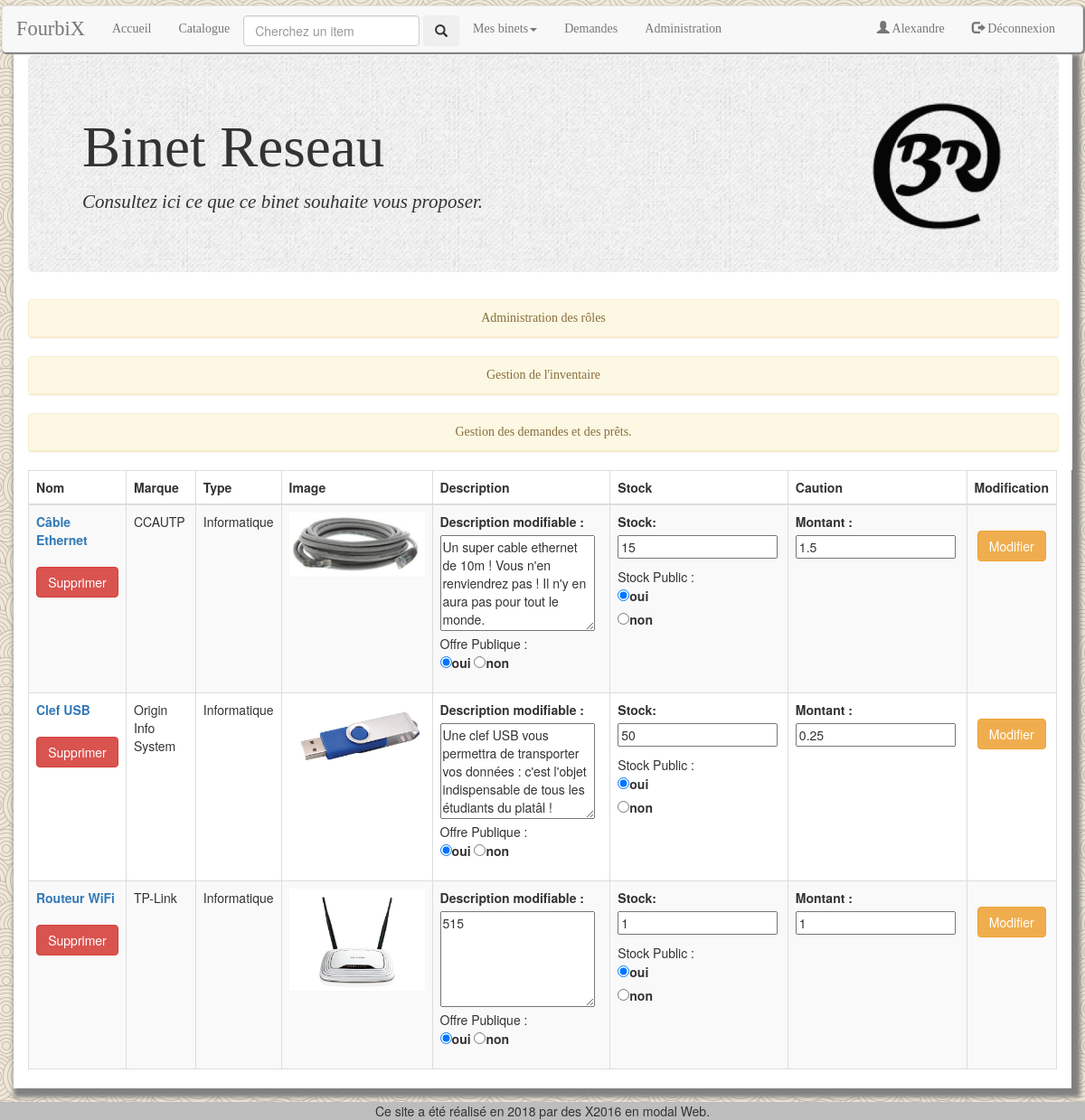
The app's page /index.php?page=binet&pageBinet=Binet Reseau (signed in) with its own data.
### tables this page shows
CREATE TABLE `utilisateurs` (
  `prenom` varchar(64) NOT NULL,
  `nom` varchar(64) NOT NULL,
  `formation` varchar(64) NOT NULL,
  `email` varchar(128) NOT NULL,
  `login` varchar(64) NOT NULL,
  `password` varchar(40) NOT NULL,
  `naissance` date NOT NULL COMMENT 'Pour savoir si la personne est majeure.'
);

CREATE TABLE `items` (
  `id` int(11) NOT NULL,
  `nom` varchar(128) NOT NULL,
  `marque` varchar(128) DEFAULT NULL,
  `type` varchar(64) DEFAULT NULL,
  `binet` varchar(64) NOT NULL,
  `quantite` int(11) NOT NULL,
  `description` text NOT NULL,
  `image` varchar(128) DEFAULT NULL,
  `offre` tinyint(1) NOT NULL DEFAULT '1',
  `isstockpublic` tinyint(1) NOT NULL DEFAULT '1',
  `caution` float NOT NULL DEFAULT '0'
);

### class/Utilisateur.php (called while the page is built, shortened)
<?php
class Utilisateur {
    public static function getUtilisateur($dbh, $login) {
        $query = "SELECT * FROM `utilisateurs` WHERE `login` = ?;";
        $sth = $dbh->prepare($query);
        $sth->setFetchMode(PDO::FETCH_CLASS, 'Utilisateur');
        $sth->execute(array($login));
        $user = $sth->fetch();
        return $user;
    }
    public static function isAdmin($dbh, $login){
        $query="SELECT `login` FROM `utilisateurs` WHERE `login` IN (SELECT `utilisateur` FROM `membres` WHERE `membres`.`role`='admin' AND `membres`.`binet`='Administrateurs') AND `login`=?;";
        $sth=$dbh->prepare($query);
        $sth->execute(array($login));
        return $sth->rowCount()==1;
    }
    public static function isAdminBinet($dbh, $login, $binet){
        $query="SELECT `login` FROM `utilisateurs` WHERE `login` IN (SELECT `utilisateur` FROM `membres` WHERE `membres`.`role`='admin' AND `membres`.`binet`=?) AND `login`=?;";
        $sth=$dbh->prepare($query);
        $sth->execute(array($binet, $login));
        return $sth->rowCount()==1;
    }
}

### class/Binet.php (called while the page is built, shortened)
<?php
class Binet{
    public static function doesBinetExist($dbh, $nom){
        $query="SELECT * FROM `binets` WHERE `nom`=?";
        $sth=$dbh->prepare($query);
        $sth->execute(array($nom));
        return $sth->rowCount()==1;
    }
}

### contents/binet.php (the view, shortened to what this page needs)
<?php
function printHeaderPage($binet){
    echo <<< CHAINE_DE_FIN
    <div class="container">
    <div class="jumbotron">
            <img src='images/binets/$binet-logo.png' alt='$binet-logo.png' class='pageLogo'>
            <h1>$binet</h1>
        <p>Consultez ici ce que ce binet souhaite vous proposer.</p>
    </div>
</div>
CHAINE_DE_FIN;
}
function printAdministration($dbh, $binet){
if (isset($_POST["loginRoleBinetAdd"])) $loginRole=$_POST["loginRoleBinetAdd"];
else $loginRole="''";
    echo <<< CHAINE_DE_FIN
    <div class="container">
<div class="panel panel-warning">
            <div class="panel-heading toBeClicked0 isClickable" style="text-align:center">Administration des rôles</div>
            <div class="panel-body toBeToggled0">
    <div class='row '>
        <div class='col-md-6 gris'>
            <div class="panel panel-success">
            <div class="panel-heading center">Ajouter un rôle</div>
            <div class="panel-body">
                <form action=index.php?page=binet method=post>
 <p>
  <label for="loginRole">login : </label>
  <input id="loginRole" type=text name=loginRoleBinetAdd value=$loginRole required>
    <input type="hidden" name="pageBinet" value="$binet">
 </p>
 <p>
     <label for="role">Role : </label>
      <select id="role" name=role class="form-control">
CHAINE_DE_FIN;
echo <<< CHAINE_DE_FIN
    </select>
 </p>
 <input type=submit class="btn btn-success" value="Ajouter le rôle">
 </form>
</div></div></div>
CHAINE_DE_FIN;
echo<<< CHAINE_DE_FIN
    <div class='col-md-6 gris'>
            <div class="panel panel-danger">
            <div class="panel-heading center">Retirer un rôle</div>
            <div class="panel-body">
<table class="table table-striped table-bordered sortable" style="table-layout:fixed">
        <thead class="thead-dark">
            <th scope="col">login</th>
            <th scope="col">role</th>
            <th scope="col">delete ?</th>
        </thead>
        <tbody>
CHAINE_DE_FIN;
echo "</tbody></table>";
echo"</div></div></div></div></div></div></div>";
}
function printTableItems($dbh, $isManager, $binet){
     echo <<< CHAINE_DE_FIN
    <div class="container-fluid">
    <table class="table table-striped table-bordered sortable">
        <thead class="thead-dark">
            <th scope="col" >Nom</th>
            <th scope="col" >Marque</th>
            <th scope="col" >Type</th>
            <th scope="col" >Image</th>
            <th scope="col" >Description</th>
            <th scope="col" >Stock</th>
            <th scope="col" >Caution</th>
CHAINE_DE_FIN;
     if($isManager){
     echo "<th scope='col' > Modification </th>";
     }
     echo <<< CHAINE_DE_FIN
        </thead>
        <tbody>
CHAINE_DE_FIN;
     echo printItems($dbh, $isManager, $binet);
    echo "</tbody>"
    .    "</table>"
    ."</div>";
}
function printItems($dbh, $isManager, $binet){
    $query="SELECT * FROM items WHERE binet = ?";
    $sth = $dbh->prepare($query);
    $sth->setFetchMode(PDO::FETCH_CLASS, 'Item');
    $sth->execute(array($binet));
    while ($resultat = $sth->fetch()){
        $itemUpdateID=$resultat->id;
        if ($resultat->offre || $isManager){
        echo"<tr><th scope='row'><a href='index.php?page=item&id={$resultat->id}'>";
        echo htmlspecialchars($resultat->nom);
        echo "</a>";
        if ($isManager){
            echo <<< CHAINE_DE_FIN
        <form action='index.php?page=binet&pageBinet=$binet' method=post>
                <br/><p style="text-align:center"><input type='hidden' name='pageBinet' value='$binet'>
                <input type='hidden' name='itemUpdateID' value='$itemUpdateID'>
                <input type='hidden' name='toDelete' value='true'>
                <input type=submit class="btn btn-danger" value="Supprimer" onclick="return confirm('Confirmer la suppression.');"></p>
            </form>
CHAINE_DE_FIN;
        }
        echo "</th>";
        if($isManager){
            echo "<form action='index.php?page=binet&pageBinet=$binet' method=post><input type='hidden' name='pageBinet' value='$binet'><input type='hidden' name='itemUpdateID' value='$itemUpdateID'>";
        }
        echo "<td>";
        echo htmlspecialchars($resultat->marque);
        echo "</td><td>";
        echo htmlspecialchars($resultat->type);
        echo "</td><td>";
            echo "<img src=images/items/";
            echo htmlspecialchars($resultat->image);
            echo " alt='";
            echo htmlspecialchars($resultat->image);
            if ($isManager){
                echo "' class='image-item-Manager'/>";
            }else{
                echo "' class='image-item-search'/>";
            }
        echo "</td><td class='description-search'>";
        if ($isManager){
            $description= htmlspecialchars($resultat->description);
            echo "<label for='description'>Description modifiable : </label><textarea name='description' rows='5'/>$description</textarea>";
        } else{
        echo htmlspecialchars($resultat->description);
        }
        if ($isManager){
            echo <<< CHAINE_DE_FIN
            <p> Offre Publique :<br/>
            <input type="radio" value='oui' name=isOfferPublic id="OfferPublic" checked><label for="OfferPublic">oui</label>
            <input type="radio" value='non' name=isOfferPublic id="OfferPrive"><label for="OfferPrive">non</label>
            </p>
CHAINE_DE_FIN;
        }
        echo "</td><td>";
        if (!$isManager){
        if ($resultat->isstockpublic){
            echo htmlspecialchars($resultat->quantite);
        } else {
            echo "Non renseigné";
        }
        } else{
            $stockNumber=$resultat->quantite;
            echo <<<CHAINE_DE_FIN
            <p>
                <label for="stockQuantity">Stock:</label>
                <input type=number value=$stockNumber step='any' name=stockQuantity id="stockQuantity">
            </p>
            <p>Stock Public :<br/>
            <input type="radio" value='oui' name=isStockPublic id="StockPublic" checked><label for="StockPublic">oui</label><br/>
            <input type="radio" value='non' name=isStockPublic id="StockPrive"><label for="StockPrive">non</label>
            </p>
CHAINE_DE_FIN;
        }
        echo "</td><td>";
        if (!$isManager){
        if (strlen($resultat->caution)>0){
            echo htmlspecialchars($resultat->caution);
            echo " &euro;";
        }else {
            echo "Non renseigné ou sans caution.";
        }
        } else{
            $caution=htmlspecialchars($resultat->caution);
            echo <<< CHAINE_DE_FIN
            <label for="caution">Montant :</label>
            <input type=number value=$caution step='0.01' name=caution id="caution" min='0'>
CHAINE_DE_FIN;
        }
        echo "</td>";
        if ($isManager){
            echo <<< CHAINE_DE_FIN
        <td>
            <br/>
            <p style="text-align:center"><input type=submit class="btn btn-warning" value="Modifier"></p>
        </td>
            </tr>
                </form>
CHAINE_DE_FIN;
        } else{
            echo "</tr>";
        };
        }
    }
}
function printGestionItemsForm($dbh, $binet){
    echo <<< CHAINE_DE_FIN
    <div class="container">
<div class="panel panel-warning">
            <div class="panel-heading toBeClicked1 isClickable" data-toggle="collapse" data-target="#demande-form" style="text-align:center">Gestion de l'inventaire</div>
            <div class="panel-body toBeToggled1">
    <div class='row'>
CHAINE_DE_FIN;
    echo <<< CHAINE_DE_FIN
    </div></div></div></div>
CHAINE_DE_FIN;
}
function printGestionDemandes($dbh, $binet){
    echo <<< CHAINE_DE_FIN
    <div class="container">
    <div class="panel panel-warning">
            <div class="panel-heading toBeClicked2 isClickable center"  >Gestion des demandes et des prêts.</div>
            <div class="panel-body panel-collapse collapse toBeToggled2">
    <div class='row'>
CHAINE_DE_FIN;
    echo <<< CHAINE_DE_FIN
    </div></div></div></div>
CHAINE_DE_FIN;
}
if (isset($_GET["pageBinet"]) && Binet::doesBinetExist($dbh, $_GET["pageBinet"]) && $_GET["pageBinet"]!="Administrateurs"){
    $binet= htmlspecialchars($_GET["pageBinet"]);
    printHeaderPage($binet);
    if (isset($_SESSION["loggedIn"]) && $_SESSION["loggedIn"] && (Utilisateur::isAdminBinet($dbh, $_SESSION["login"], $binet) || Utilisateur::isAdmin($dbh, $_SESSION["login"]))){
        $isManager=true;
        printAdministration($dbh, $binet);
    } elseif (isset($_SESSION["loggedIn"]) && $_SESSION["loggedIn"] && Utilisateur::isMatosManager($dbh, $_SESSION["login"], $binet)) {
        $role="matosManager";
        $isManager=true;
    } else{
        $role="visiteur";
        $isManager=false;
    }
    if ($isManager){
        printgestionItemsForm($dbh, $binet);
        printGestionDemandes($dbh, $binet);
    }
    printTableItems($dbh, $isManager, $binet);
} else{
    require("erreur.php");
}

### forms/utils.php (shortened to what this page needs)
<?php
function generateHTMLHeader($titre, $linkCSS) {
    echo <<<CHAINE_DE_FIN
<!DOCTYPE html>
<html>
   <head>
        <meta charset="UTF-8"/>
        <meta name="viewport" content="width=device-width, initial-scale=1">
        <link href="bootstrap/css/bootstrap.css" rel="stylesheet">
        <link rel="stylesheet" type="text/css" href="$linkCSS">
        <link rel="icon" type="image/x-icon" href="images/logo/favicon.ico" />
        <link rel="icon" type="image/png" href="images/logo/favicon.png" />
        <script type="text/javascript" src="js/jquery-1.11.0.min.js"></script>
        <script type="text/javascript" src="js/code.js"></script>
        <script type="text/javascript" src="js/sorttable.js"></script>
        <script type="text/javascript" src="bootstrap/js/bootstrap.js"></script>
        <script type="text/javascript" src="bootstrap/js/jquery.js"></script>
        <script type="text/javascript" src="bootstrap/js/npm.js"></script>
        <title>$titre</title>
    </head>
        <body>
            <div class='upperNavBar'>
            </div>
CHAINE_DE_FIN;
}
function generateHTMLFooter(){
    echo <<< CHAINE_DE_FIN
    </body>
    <footer class="page-footer font-small pt-4 mt-4">
        <div class="footer-copyright py-3 text-center">
            Ce site a été réalisé en 2018 par des X2016 en modal Web.
        </div>
    </footer>
</html>
CHAINE_DE_FIN;
}
function generateNavBar($dbh, $isLogged){
    if (!$isLogged){
        echo <<< CHAINE_DE_FIN
    <nav class="navbar navbar-default" role="navigation" style="margin:2px">
        <div class="container-fluid">
            <div class="navbar-header">
                <button type="button" class="navbar-toggle collapsed" data-toggle="collapse" data-target="#navbar" aria-expanded="false">
                    <span class="sr-only">Toggle navitagion</span>
                    <span class="icon-bar"></span>
                    <span class="icon-bar"></span>
                    <span class="icon-bar"></span>
                </button>
                <a class="navbar-brand titreSite" href="index.php">FourbiX</a>
            </div>
            <div class="navbar-collapse collapse" id="navbar">
                <ul class="nav navbar-nav">
                    <li><a href="index.php?page=accueil">Accueil</a></li>
                    <li style=margin-top:10px>
                </ul>
                <ul class="nav navbar-nav navbar-right">
                    <li><a href="index.php?page=inscription"><span class="glyphicon glyphicon-user"></span> S'inscrire</a></li>
                    <li><a href="index.php?page=accueil"><span class="glyphicon glyphicon-log-in"></span> Connexion</a></li>
                </ul>
            </div>
        </div>
    </nav>
CHAINE_DE_FIN;
    } else{
        $login= htmlspecialchars($_SESSION["login"]);
        $isAdmin= Utilisateur::isAdmin($dbh, $login);
            echo <<< CHAINE_DE_FIN
    <nav class="navbar navbar-default" role="navigation" style="margin:2px">
        <div class="container-fluid">
            <div class="navbar-header">
                <button type="button" class="navbar-toggle collapsed" data-toggle="collapse" data-target="#navbar" aria-expanded="false">
                    <span class="sr-only">Toggle navitagion</span>
                    <span class="icon-bar"></span>
                    <span class="icon-bar"></span>
                    <span class="icon-bar"></span>
                </button>
                <a class="navbar-brand titreSite" href="index.php">FourbiX</a>
            </div>
            <div class="navbar-collapse collapse" id="navbar">
                <ul class="nav navbar-nav navbar-left">
                    <li><a href="index.php?page=accueil">Accueil</a></li>
                    <li><a href="index.php?page=catalogue">Catalogue</a></li>
                    <li style=margin-top:10px>
                    <form class="form-inline" method="get" action="index.php">
                        <input class="form-control mr-sm-2" type="search" name="search" placeholder="Cherchez un item" aria-label="Search">
                        <button class="btn btn-outline-success my-2 my-sm-0" type="submit" value="search" name="page"><span class="glyphicon glyphicon-search"></span></button>
                    </form></li>
                    <li class='dropdown'><a href="#" class="dropdown-toggle" data-toggle="dropdown" role="button" aria-haspopup="true" aria-expanded="false">Mes binets<span class="caret"></span></a>
                        <ul class="dropdown-menu">
CHAINE_DE_FIN;
            echo <<< CHAINE_DE_FIN
                        </ul>
                    </li>
                    <li><a href="index.php?page=demandes">Demandes</a></li>
CHAINE_DE_FIN;
            if ($isAdmin){
                echo <<< CHAINE_DE_FIN
                    <li><a href="index.php?page=administration">Administration</a></li>
CHAINE_DE_FIN;
            }
            $prenom = Utilisateur::getUtilisateur($dbh, $login)->prenom;
            echo <<< CHAINE_DE_FIN
                </ul>
                <ul class="nav navbar-nav navbar-right">
                    <li><a href="index.php?page=utilisateur"><span class="glyphicon glyphicon-user"></span> $prenom</a></li>
                    <li><a href="index.php?todo=logout&page=accueil"><span class="glyphicon glyphicon-log-out"></span> Déconnexion</a></li>
                </ul>
            </div>
        </div>
    </nav>
CHAINE_DE_FIN;
    }
}
?>

### records on screen
utilisateurs: prenom "Alexandre"
items: nom "Câble Ethernet", marque "CCAUTP", type "Informatique", image (picture), description "Un super cable ethernet de 10m ! Vous n'en renviendrez pas ! Il n'y en aura pas pour tout le monde.", stockQuantity "15", caution "1.5"
items: nom "Clef USB", marque "Origin Info System", type "Informatique", image (picture), description "Une clef USB vous permettra de transporter vos données : c'est l'objet indispensable de tous les étudiants du platâl !", stockQuantity "50", caution "0.25"
items: nom "Routeur WiFi", marque "TP-Link", type "Informatique", image (picture), description "515", stockQuantity "1", caution "1"

### other values on screen
$binet "Binet Reseau"
